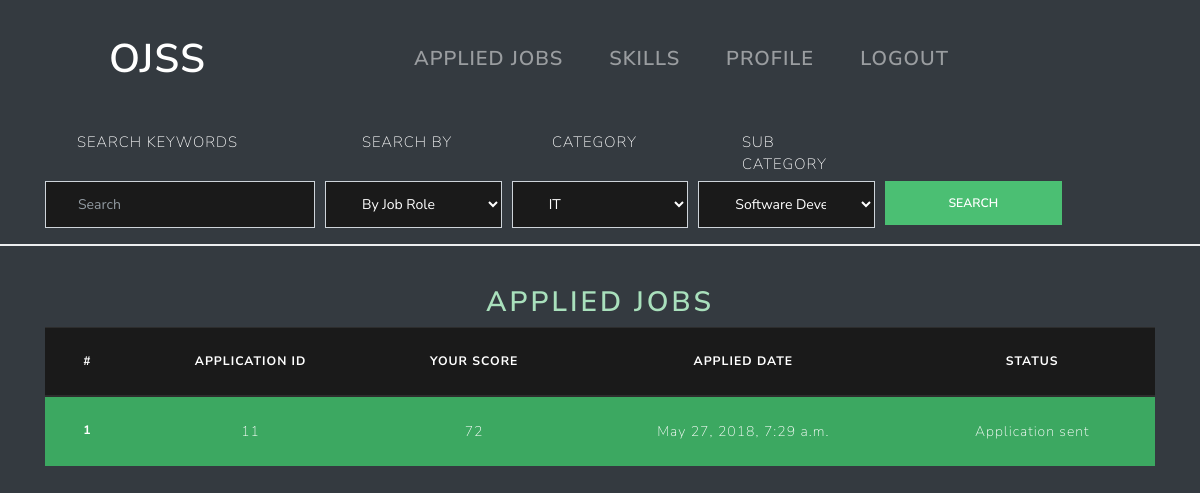
The page /see_applications (signed in) on the database its author committed.
### ojss_app/models.py (models this page shows)
class Application(models.Model):
    APPLICATION_CHOICES = (
        ('A', 'ACTIVE'),
        ('S', 'SELECTED'),
        ('R', 'REJECTED'),
        {'I', 'Interview'},
    )
    seeker = models.ForeignKey(SeekerProfile, on_delete=models.CASCADE)
    date = models.DateTimeField(auto_now_add=True)
    seeker_name = models.CharField(max_length=255)
    job = models.ForeignKey(Job, on_delete=models.CASCADE)
    cover_letter = models.CharField(max_length=1000)
    cv = models.CharField(max_length=1000)
    matching_score = models.IntegerField()
    status = models.CharField(max_length=1,
                              choices=APPLICATION_CHOICES,
                              default='M')

### ojss_app/views.py (the view)
# urls.py: path("see_applications", views.my_applications, name="my_applications"),
@login_required
def my_applications(request):
    try:
        seekerprofile = SeekerProfile.objects.get(seeker_id=request.user.id)
        application_list = Application.objects.filter(seeker=seekerprofile).order_by('date')
        args = {'applications': application_list}
    except:
        application_list = []
        args = {'applications': application_list}
    return render(request,'ojss_app/appliedjobs.html',args)

### ojss/templates/ojss_app/appliedjobs.html
{%  extends "base.html" %}
{% block content %}
    <div class="container">
        <div class="text-center" style="margin-top: 40px">
            {% if applications %}
                <h2 > Applied Jobs </h2>
                <table class="table table-dark table-striped">
                      <thead>
                        <tr>
                             <th scope="col">#</th>
                             <th scope="col">Application Id</th>
                             <th scope="col">Your Score</th>
                             <th scope="col">Applied date</th>
                             <th scope="col">Status</th>
                        </tr>
                      </thead>
                        <tbody>
                        {%  for item in applications %}
                        {%  if item.status == 'A' %}
                        <tr style="background-color: #3ca861">
                        {% elif item.status == 'I' %}
                            <tr style="background-color: #1a82ae">
                            {% elif item.status == 'R' %}
                                <tr style="background-color: #d9534f">
                                {% else %}
                                    <tr style="background-color: #573e1c">
                                    {% endif %}
                          <th scope="row">{{ forloop.counter }}</th>
                             <td>{{ item.id }}</td>
                             <td>{{ item.matching_score }}</td>
                             <td>{{ item.date }}</td>
                             {% if item.status == 'R' %}
                                 <td> Application rejected </td>
                             {% elif item.status == "A" %}
                                 <td>Application sent</td>
                                 {% elif item.status == "I" %}
                                 <td>Selected for interview</td>
                                 {% else %}<td> Selected for next round</td>
                             {% endif %}
                        </tr>
                {% endfor %}
                </tbody>
                </table>
            {% else %}
                <h6 style="margin-top: 100px;color: #c9302c" > You have not applied for any jobs </h6>
             {% endif %}
        </div>
    </div>
{%  endblock %}

### ojss/templates/base.html (shortened to what this page needs)
{% load staticfiles %}
<!DOCTYPE html>
<html lang="en">
<head>
   <link rel="stylesheet" href="{% static  'ojss_app/css/bootstrap.css' %}"/>
    <link rel="stylesheet" href="{% static  'ojss_app/css/main.css' %}"/>
</head>
<body>
{% if request.user.is_seeker or request.user == None %}
<div class="container" >
    <div class="row">
        <div class="col-md-12">
            <nav class="navbar navbar-dark navbar-expand-md bg-dark">
        <a class="navbar-brand mx-5" href="{% url 'search' %}" style="font-size:40px" > OJSS </a>
        <div class="collapse navbar-collapse clearfix" id="myTogglerNav">
            <div class="navbar-nav mx-auto" style="font-size: 20px">
                    <a class="navbar-item nav-link" href="{% url 'my_applications' %}"> Applied Jobs </a>
                    <a class="navbar-item nav-link" href="{% url 'skills' %}">Skills</a>
                    <a class="navbar-item nav-link" href="{% url 'seeker_profile' %}"> Profile </a>
                    <a class="navbar-item nav-link" href="{% url 'logout' %}"> Logout </a>
            </div>
        </div>
            </nav>
        </div>
    </div>
</div>
{% endif %}
    <div class="container">
        <div class="row">
            <div class="col-md-3">
                <label class="label form-control" for="searchText" style="background-color: transparent;
                color: #ffffff; font-size: 15px"> Search Keywords </label>
            </div>
             <div class="col-md-2">
                <label class="label form-control" for="searchCategory" style="background-color: transparent;
                color: #ffffff;font-size: 15px"> Search by </label>
            </div>
            <div class="col-md-2">
                <label class="label form-control" for="searchCategory" style="background-color: transparent;
                color: #ffffff;font-size: 15px"> Category </label>
            </div>
            <div class="col-md-2">
                <label class="label form-control" for="searchCategory" style="background-color: transparent;
                color: #ffffff;font-size: 15px"> Sub Category </label>
            </div>
        </div>
        <form  name="searchForm" type="get" action="{% url 'search_list' %}" style="margin-top: -35px">
            <div class="form-row">
                    <div class="form-group col-md-3" >
                        <input name="keyword" class="form-control" type="text" placeholder="Search" style="background-color: #1a1a1a;
                                            color:#ffffff" id="searchText">
                    </div>
                    <div class="form-group col-md-2">
                        <select class="form-control" name="search_by" style="margin-top: 20px; background-color: #1a1a1a;
                                            color:#ffffff" id="searchCategory">
                            <option value="1">By Job Role</option>
                        </select>
                    </div>
                    <div class="form-group col-md-2">
                        <select class="form-control" name="category" style="margin-top: 20px; background-color: #1a1a1a;
                                      color:#ffffff" data-url = "{% url 'category' %}"  id="category">
                            <option value="1">IT</option>
                        </select>
                    </div>
                    <div class="form-group col-md-2">
                        <select class="form-control" name="subcategory" style="margin-top: 20px; background-color: #1a1a1a;
                                            color:#ffffff" data-subcategory-url = "{% url 'subcategory' %}"  id="subcategory">
                            <option value="1">Software Development</option>
                        </select>
                    </div>
                    <div class="form-group col-md-2">
                        <button class="btn btn-success form-control" type="submit" style="margin-top: 20px"> Search </button>
                    </div>
            </div>
        </form>
    </div>
     <div class="row border">
     </div>
    {%  block content %}
    {%  endblock content %}
</body>
</html>

### ojss/static/ojss_app/css/main.css (style rules this page uses)
html { height: 100%; width: 100%; }
body { margin: 0; padding: 0; background-color: #343a40; }
.border { border-bottom: #3ca861; }
.label { border-style: none; font-size: larger; text-transform: uppercase ; }
.navbar-item { margin-right: 30px; position: relative; }
.navbar-item:before { content: ""; position: absolute; width: 100%; height: 2px; bottom: 0; left: 0; background-color: #000; visibility: hidden; -webkit-transform: scaleX(0); transform: scaleX(0); -webkit-transition: all 0.3s ease-in-out 0s; transition: all 0.3s ease-in-out 0s; }
.job_list h1, h2, h3, h4, h5, h6 { color: #a9e0bc; }
input { margin-top: 20px; color: #ffffff; }

### rows shown on the page
Application: id "11", matching_score "72", date "May 27, 2018, 7:29 a.m.", status "Application sent"
